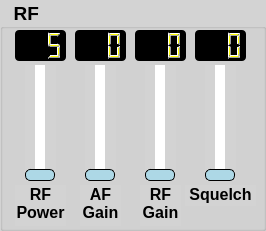
     <widget class="QGroupBox" name="RF_groupBox">
      <property name="geometry">
       <rect>
        <x>650</x>
        <y>315</y>
        <width>266</width>
        <height>231</height>
       </rect>
      </property>
      <property name="font">
       <font>
        <pointsize>14</pointsize>
        <bold>true</bold>
       </font>
      </property>
      <property name="styleSheet">
       <string notr="true">QWidget{ background-color: lightgray;}</string>
      </property>
      <property name="title">
       <string>  RF</string>
      </property>
      <widget class="QSlider" name="RF_power_verticalSlider">
       <property name="geometry">
        <rect>
         <x>25</x>
         <y>65</y>
         <width>31</width>
         <height>116</height>
        </rect>
       </property>
       <property name="autoFillBackground">
        <bool>false</bool>
       </property>
       <property name="styleSheet">
        <string notr="true">QSlider::groove:vertical { background: lightgray; width: 10px; border-radius: 3px;}
QSlider::handle:vertical {background: lightblue; border: 1px solid black; height: 10px; width: 30px; margin-left: -10px; margin-right: -10px; border-radius: 5px;}
QSlider::sub-page:vertical {background: white;}
QSlider::add-page:vertical {background: red;}</string>
       </property>
       <property name="minimum">
        <number>5</number>
       </property>
       <property name="maximum">
        <number>100</number>
       </property>
       <property name="pageStep">
        <number>5</number>
       </property>
       <property name="orientation">
        <enum>Qt::Orientation::Vertical</enum>
       </property>
       <property name="invertedAppearance">
        <bool>false</bool>
       </property>
       <property name="invertedControls">
        <bool>false</bool>
       </property>
       <property name="tickPosition">
        <enum>QSlider::TickPosition::TicksBothSides</enum>
       </property>
       <property name="tickInterval">
        <number>5</number>
       </property>
      </widget>
      <widget class="QSlider" name="AF_gain_verticalSlider">
       <property name="geometry">
        <rect>
         <x>85</x>
         <y>65</y>
         <width>31</width>
         <height>116</height>
        </rect>
       </property>
       <property name="autoFillBackground">
        <bool>false</bool>
       </property>
       <property name="styleSheet">
        <string notr="true">QSlider::groove:vertical { background: lightgray; width: 10px; border-radius: 3px;}
QSlider::handle:vertical {background: lightblue; border: 1px solid black; height: 10px; width: 30px; margin-left: -10px; margin-right: -10px; border-radius: 5px;}
QSlider::sub-page:vertical {background: white;}
QSlider::add-page:vertical {background: red;}</string>
       </property>
       <property name="minimum">
        <number>0</number>
       </property>
       <property name="maximum">
        <number>255</number>
       </property>
       <property name="value">
        <number>0</number>
       </property>
       <property name="orientation">
        <enum>Qt::Orientation::Vertical</enum>
       </property>
       <property name="tickPosition">
        <enum>QSlider::TickPosition::TicksBothSides</enum>
       </property>
       <property name="tickInterval">
        <number>5</number>
       </property>
      </widget>
      <widget class="QSlider" name="RF_gain_verticalSlider">
       <property name="geometry">
        <rect>
         <x>145</x>
         <y>65</y>
         <width>31</width>
         <height>116</height>
        </rect>
       </property>
       <property name="autoFillBackground">
        <bool>false</bool>
       </property>
       <property name="styleSheet">
        <string notr="true">QSlider::groove:vertical { background: lightgray; width: 10px; border-radius: 3px;}
QSlider::handle:vertical {background: lightblue; border: 1px solid black; height: 10px; width: 30px; margin-left: -10px; margin-right: -10px; border-radius: 5px;}
QSlider::sub-page:vertical {background: white;}
QSlider::add-page:vertical {background: red;}</string>
       </property>
       <property name="minimum">
        <number>0</number>
       </property>
       <property name="maximum">
        <number>255</number>
       </property>
       <property name="value">
        <number>0</number>
       </property>
       <property name="orientation">
        <enum>Qt::Orientation::Vertical</enum>
       </property>
       <property name="tickPosition">
        <enum>QSlider::TickPosition::TicksBothSides</enum>
       </property>
       <property name="tickInterval">
        <number>5</number>
       </property>
      </widget>
      <widget class="QLCDNumber" name="RF_power_lcdNumber">
       <property name="geometry">
        <rect>
         <x>15</x>
         <y>30</y>
         <width>51</width>
         <height>31</height>
        </rect>
       </property>
       <property name="styleSheet">
        <string notr="true">QWidget{ border: 2px black; background-color: black;border-radius: 4px;}
QLCDNumber {color: yellow;}</string>
       </property>
       <property name="digitCount">
        <number>3</number>
       </property>
       <property name="intValue" stdset="0">
        <number>5</number>
       </property>
      </widget>
      <widget class="QLCDNumber" name="AF_gain_lcdNumber">
       <property name="geometry">
        <rect>
         <x>75</x>
         <y>30</y>
         <width>51</width>
         <height>31</height>
        </rect>
       </property>
       <property name="styleSheet">
        <string notr="true">QWidget{ border: 2px black; background-color: black;border-radius: 4px;}
QLCDNumber {color: yellow;}</string>
       </property>
       <property name="digitCount">
        <number>3</number>
       </property>
      </widget>
      <widget class="QLCDNumber" name="RF_gain_lcdNumber">
       <property name="geometry">
        <rect>
         <x>135</x>
         <y>30</y>
         <width>51</width>
         <height>31</height>
        </rect>
       </property>
       <property name="styleSheet">
        <string notr="true">QWidget{ border: 2px black; background-color: black;border-radius: 4px;}
QLCDNumber {color: yellow;}</string>
       </property>
       <property name="digitCount">
        <number>3</number>
       </property>
      </widget>
      <widget class="QLabel" name="RF_label_1">
       <property name="geometry">
        <rect>
         <x>15</x>
         <y>185</y>
         <width>51</width>
         <height>41</height>
        </rect>
       </property>
       <property name="font">
        <font>
         <pointsize>12</pointsize>
         <bold>true</bold>
        </font>
       </property>
       <property name="text">
        <string>RF Power</string>
       </property>
       <property name="alignment">
        <set>Qt::AlignmentFlag::AlignHCenter|Qt::AlignmentFlag::AlignTop</set>
       </property>
       <property name="wordWrap">
        <bool>true</bool>
       </property>
      </widget>
      <widget class="QLabel" name="RF_label_2">
       <property name="geometry">
        <rect>
         <x>80</x>
         <y>185</y>
         <width>41</width>
         <height>41</height>
        </rect>
       </property>
       <property name="font">
        <font>
         <pointsize>12</pointsize>
         <bold>true</bold>
        </font>
       </property>
       <property name="text">
        <string>AF Gain</string>
       </property>
       <property name="alignment">
        <set>Qt::AlignmentFlag::AlignHCenter|Qt::AlignmentFlag::AlignTop</set>
       </property>
       <property name="wordWrap">
        <bool>true</bool>
       </property>
      </widget>
      <widget class="QLabel" name="RF_label_3">
       <property name="geometry">
        <rect>
         <x>140</x>
         <y>185</y>
         <width>41</width>
         <height>41</height>
        </rect>
       </property>
       <property name="font">
        <font>
         <pointsize>12</pointsize>
         <bold>true</bold>
        </font>
       </property>
       <property name="text">
        <string>RF Gain</string>
       </property>
       <property name="alignment">
        <set>Qt::AlignmentFlag::AlignHCenter|Qt::AlignmentFlag::AlignTop</set>
       </property>
       <property name="wordWrap">
        <bool>true</bool>
       </property>
      </widget>
      <widget class="QSlider" name="RF_squelch_verticalSlider">
       <property name="geometry">
        <rect>
         <x>205</x>
         <y>65</y>
         <width>31</width>
         <height>116</height>
        </rect>
       </property>
       <property name="autoFillBackground">
        <bool>false</bool>
       </property>
       <property name="styleSheet">
        <string notr="true">QSlider::groove:vertical { background: lightgray; width: 10px; border-radius: 3px;}
QSlider::handle:vertical {background: lightblue; border: 1px solid black; height: 10px; width: 30px; margin-left: -10px; margin-right: -10px; border-radius: 5px;}
QSlider::sub-page:vertical {background: white;}
QSlider::add-page:vertical {background: red;}</string>
       </property>
       <property name="minimum">
        <number>0</number>
       </property>
       <property name="maximum">
        <number>100</number>
       </property>
       <property name="value">
        <number>0</number>
       </property>
       <property name="orientation">
        <enum>Qt::Orientation::Vertical</enum>
       </property>
       <property name="tickPosition">
        <enum>QSlider::TickPosition::TicksBothSides</enum>
       </property>
       <property name="tickInterval">
        <number>5</number>
       </property>
      </widget>
      <widget class="QLCDNumber" name="RF_squelch_lcdNumber">
       <property name="geometry">
        <rect>
         <x>195</x>
         <y>30</y>
         <width>51</width>
         <height>31</height>
        </rect>
       </property>
       <property name="styleSheet">
        <string notr="true">QWidget{ border: 2px black; background-color: black;border-radius: 4px;}
QLCDNumber {color: yellow;}</string>
       </property>
       <property name="digitCount">
        <number>3</number>
       </property>
      </widget>
      <widget class="QLabel" name="RF_label_4">
       <property name="geometry">
        <rect>
         <x>185</x>
         <y>185</y>
         <width>71</width>
         <height>21</height>
        </rect>
       </property>
       <property name="font">
        <font>
         <pointsize>12</pointsize>
         <bold>true</bold>
        </font>
       </property>
       <property name="text">
        <string>Squelch</string>
       </property>
       <property name="alignment">
        <set>Qt::AlignmentFlag::AlignHCenter|Qt::AlignmentFlag::AlignTop</set>
       </property>
       <property name="wordWrap">
        <bool>true</bool>
       </property>
      </widget>
     </widget>
